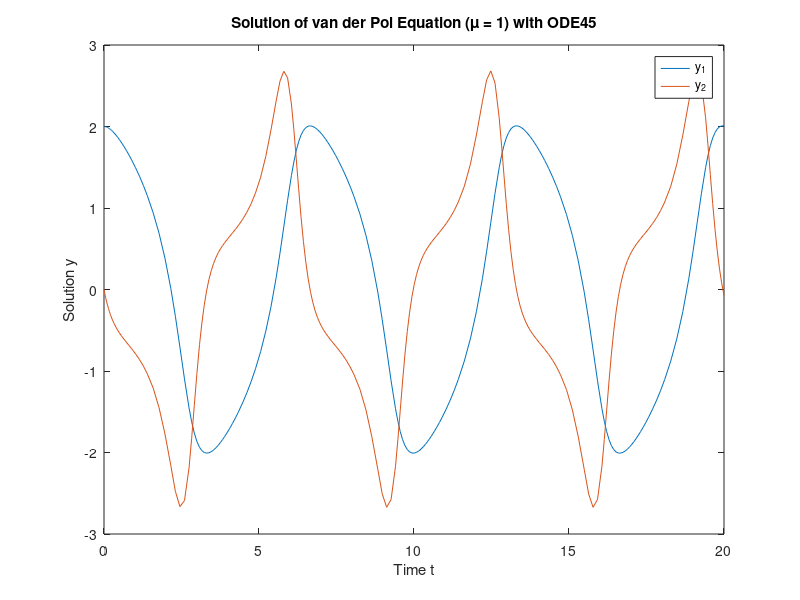

Recreate this plot in MATLAB.
clc, clear, close all;

% We will now try to solve a non-stiff differential equation.
% The equation we will explore is the Van Der Pol equation for mu = 1.

% Declare a timespan in which we want to solve this equation
t_span = [0, 20];

% Create the initial condition (since the Van der Pol Equation is 2nd order)
initial_condition  = [2; 0];

% Define the ODE system
ode_system = @(t, y)[y(2); (1 - y(1)^2) * y(2) - y(1)];

% Use ode45 to solve it
[T, X] = ode45(ode_system, t_span, initial_condition);

% Plot the solution
plot(T, X(:,1), T, X(:,2));
title('Solution of van der Pol Equation (\mu = 1) with ODE45');
xlabel('Time t');
ylabel('Solution y');
legend('y_1','y_2');
